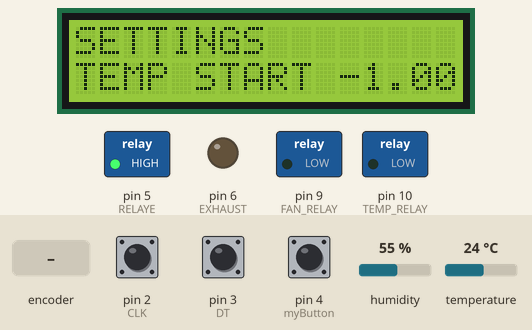
Recording of a sketch running on a simulated Arduino Uno, built with avr-gcc and run on an emulated ATmega328P. Shown: 16×2 character LCD, switched loads named in the sketch (green lamp = pin HIGH), output pins drawn as LEDs (lit = HIGH). Inputs (shaded band) come from the test bench; at power-on: pin 4 (myButton) HIGH, humidity 55 %, temperature 24 °C, pin 2 (CLK) HIGH, pin 3 (DT) HIGH.

Above: at 3.7 s.
3.8 s: rotary encoder on pin 2 (CLK) / pin 3 (DT) turned 3 steps (first pin leading)
At 5.3 s:
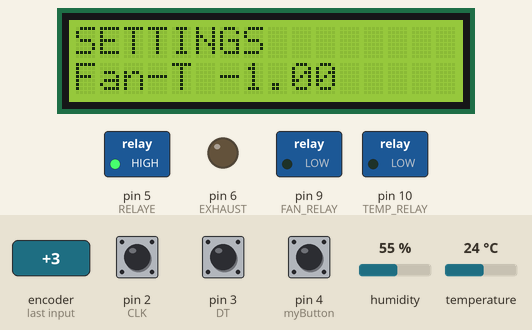
10.2 s: pin 4 (myButton) pulled LOW for 3.2 s
At 13.8 s:
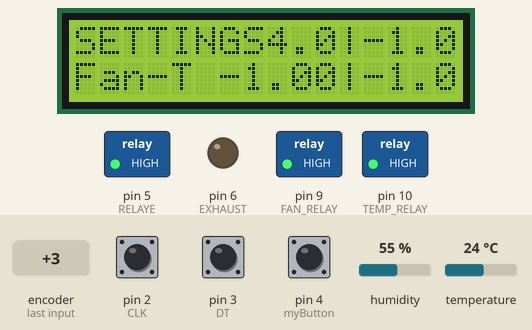
14.9 s: rotary encoder on pin 2 (CLK) / pin 3 (DT) turned 3 steps (first pin leading)
At 16.3 s:
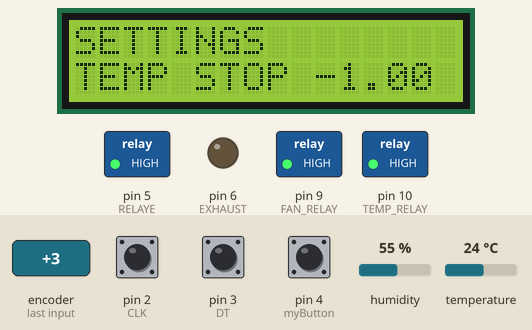
21.3 s: pin 4 (myButton) pulled LOW for 3.2 s
At 25.7 s:
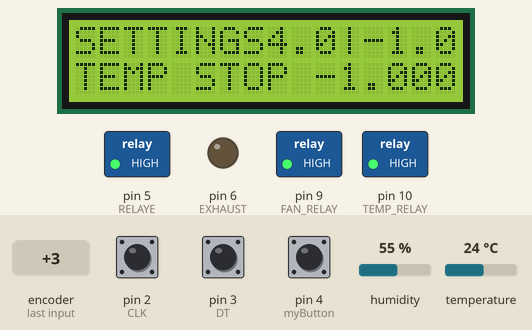
26.0 s: humidity set to 22 %
31.8 s: temperature set to 12 °C
At 35.9 s:
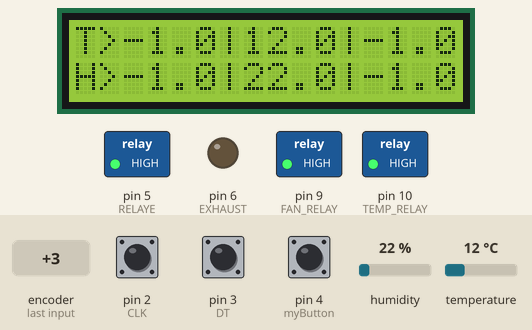
Timing chart, 0 to 37.0 s (numbered marks = the images above; inputs shaded):
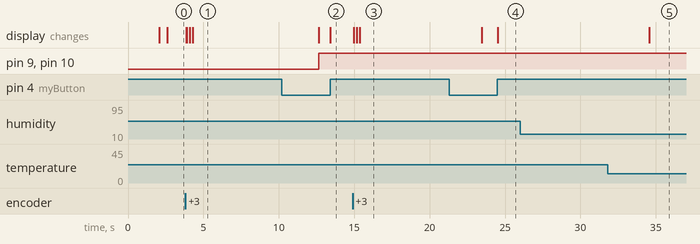

The sketch:

SIDE_KICK3.ino
```cpp
#define CLK 2
#define DT 3
#define DHT11_PIN 7

#define TEMP_RELAY  10 //IN 1
#define FAN_RELAY  9 // IN 2
#define EXHAUST  6 // IN 3
#define RELAYE  5 //IN 4

#include <EEPROM.h>
#include <Wire.h>
#include <LiquidCrystal_PCF8574.h>
#include <dht.h>
LiquidCrystal_PCF8574 lcd(0x27);
dht DHT;
float period = 2000;
float relayState = LOW;                   // for HUMIDITY
float rotationrelay = LOW;         // for rotation
uint32_t nextTime;    // will store last time updated "HUMIDITY"
uint32_t nextTimeROT;    // will store last time updated "ROTATION"
boolean HUMPULSE= false;
unsigned long time_now = 0;
float temp,hum;
class Button {
    private:
        bool _state;
        uint8_t _pin;

    public:
        Button(uint8_t pin) : _pin(pin) {}

        void begin() {
            pinMode(_pin, INPUT_PULLUP);
            _state = digitalRead(_pin);
        }

        bool isReleased() {
            bool v = digitalRead(_pin);
            if (v != _state) {
                _state = v;
                if (_state) {
                    return true;
                }
            }
            return false;
        }
};
Button myButton(4);
float counter = 0;
float cnt=0;
float currentStateCLK;
float lastStateCLK;
unsigned long lastButtonPress = 0;
float sizmenu[7] ={40,40,99,99,40,95,1};
char *mainmenu[] ={"TEMP START","TEMP STOP","HUMD START","HUMD STOP","Fan-T","Fan-H","RESET"};
float siz;
float opval[7];
void setup() {
  readIntArrayFromEEPROM(20,opval,7);
  Wire.begin();
  Wire.beginTransmission(0x27);
  pinMode(CLK,INPUT);
  pinMode(DT,INPUT);
  pinMode(TEMP_RELAY, OUTPUT);
  pinMode(FAN_RELAY, OUTPUT);
  pinMode(EXHAUST, OUTPUT);
  pinMode(RELAYE, OUTPUT);
  lcd.begin(16, 2);
  lcd.setBacklight(255);
  lcd.home();
  lcd.print("khangoatfarm.in");
  delay(2000);
  lcd.clear();
  myButton.begin();
  Serial.begin(9600);
  lastStateCLK = digitalRead(CLK);
  delay(500);
  digitalWrite(RELAYE,1);
}
void(* resetFunc) (void) = 0;
void loop(){
   static unsigned long currentTime = millis();
   if(myButton.isReleased())
     currentTime = millis();
   if(millis() - currentTime > 10000) {
    disp();
   }
   else{
    settings();
   }
}
void disp(){
  if(millis() >= time_now + period){
    lcd.clear();
    time_now += period;
    float chk = DHT.read22(DHT11_PIN);
    temp=DHT.temperature;
    hum=DHT.humidity;
    lcd.setCursor(0,0);
    lcd.print("T>");lcd.print(opval[0],1);lcd.print("|");lcd.print(temp,1);lcd.print("|");lcd.print(opval[1],1);
    lcd.setCursor(0,1);
    lcd.print("H>");lcd.print(opval[2],1);lcd.print("|");lcd.print(hum,1);lcd.print("|");lcd.print(opval[3],1);
    if(temp<=opval[0] )
    {
      digitalWrite(TEMP_RELAY,0);
      digitalWrite(FAN_RELAY,0);
    }
    else if(temp>=opval[1])
    {
      digitalWrite(TEMP_RELAY,1);
      digitalWrite(FAN_RELAY,1);
    }
    //if(temp>=opval[4] || hum>=opval[5])
    if(temp>opval[4])
    {
      digitalWrite(EXHAUST,0);
    }
    //if(hum<=opval[5] || temp<=opval[4])
    if(temp<opval[4])
    {
      digitalWrite(EXHAUST,1);
    }

}
}
void settings() {
  A:
  lcd.setCursor(0,0);
  lcd.print("SETTINGS");
  lcd.setCursor(0,1);
  lcd.print(mainmenu[int(counter)]);lcd.print(" ");lcd.print(opval[int(counter)]);
  float lim=sizeof(mainmenu)/2;
  currentStateCLK = digitalRead(CLK);
  if (currentStateCLK != lastStateCLK  && currentStateCLK == 1){
    lcd.clear();
    if (digitalRead(DT) != currentStateCLK) {
      counter --;
      if(counter<0){
        counter =lim-1;
      }
    } else {
      counter ++;
      if(counter==lim){
        counter=0;
      }
    }
  }
  lastStateCLK = currentStateCLK;
  if (myButton.isReleased()) {
    float cn=0;
    if(mainmenu[int(counter)]=="RESET"){
      resetFunc();
    }
    else{
      while(1){
        unsigned long currentTime = millis();
        float mx=sizmenu[int(counter)];
        currentStateCLK = digitalRead(CLK);
        if (currentStateCLK != lastStateCLK  && currentStateCLK == 1){
          lcd.clear();
          if (digitalRead(DT) != currentStateCLK) {
            cn-=0.1;
            currentTime = millis();
            if(cn<0){
              cn=mx-1;}
            }
          else{
            cn+=0.1;
            currentTime = millis();
            if(cn>mx){
              cn=0;}
            }
          lcd.setCursor(0,0);
          lcd.print("PRESS TO SAVE");
          lcd.setCursor(0,1);
          lcd.print("VALUE ->");
          lcd.setCursor(10,1);
          lcd.print(cn);

         }
        lastStateCLK = currentStateCLK;
        if (myButton.isReleased()) {
            opval[int(counter)]=cn;
            writeIntArrayIntoEEPROM(20,opval,7);
            lcd.clear();
            currentTime = millis();
            goto A;
         }
        if(millis() - currentTime > 10000){
          goto A;
        }
       delay(1);
     }
    }

  }
  delay(1);
}
void writeIntArrayIntoEEPROM(float address, float numbers[], float arraySize)
{
  float addressIndex = address;
  for (float i = 0; i < arraySize; i++)
  {
    EEPROM.write(addressIndex, int(numbers[int(i)]) >> 8);
    EEPROM.write(addressIndex + 1, int(numbers[int(i)]) & 0xFF);
    addressIndex += 2;
  }
}
void readIntArrayFromEEPROM(float address, float numbers[], float arraySize)
{
  float addressIndex = address;
  for (float i = 0; i < arraySize; i++)
  {
    numbers[int(i)] = (EEPROM.read(addressIndex) << 8) + EEPROM.read(addressIndex + 1);
    addressIndex += 2;
  }
}
```

Measured:
- after the input at 3.8 s, the display: first changes after 0.06 s (image 1 shows a later state)
- after the input at 10.2 s, the display: first differs from a run without the input after 3.2 s (image 2)
- after the input at 14.9 s, the display: first changes after 0.06 s (image 3 shows a later state)
- after the input at 21.3 s, the display: first differs from a run without the input after 3.2 s (image 4)
- after the input at 26.0 s, every drawn part: stays the same
- after the input at 31.8 s, the display: changes after 2.8 s (image 5)
